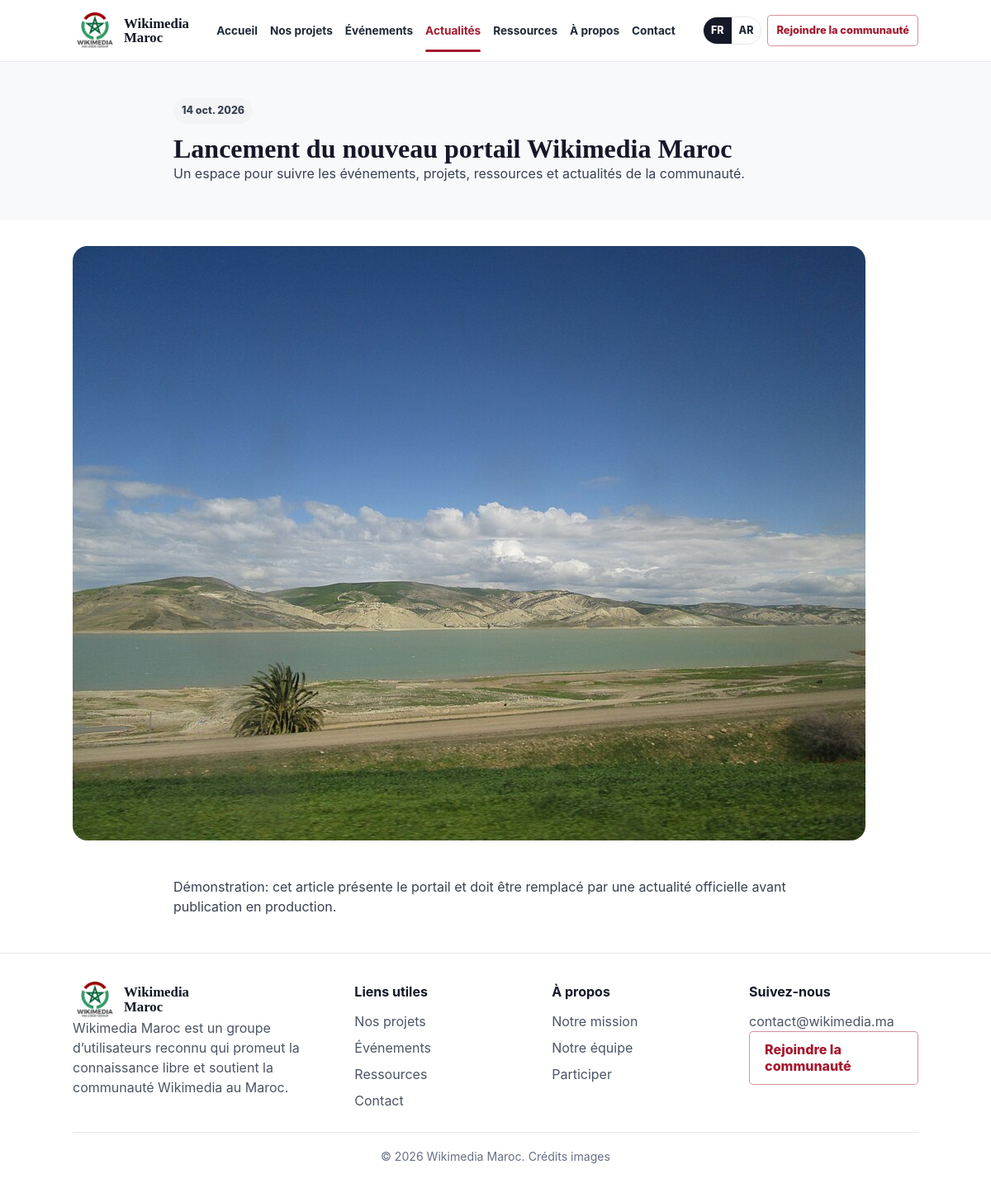
The app's page /actualites/lancement-portail-wikimedia-maroc with its own data.
### tables this page shows
CREATE TABLE IF NOT EXISTS news (
    id BIGINT UNSIGNED AUTO_INCREMENT PRIMARY KEY,
    category_id BIGINT UNSIGNED NULL,
    title_fr VARCHAR(180) NOT NULL,
    title_ar VARCHAR(180) NULL,
    slug VARCHAR(190) NOT NULL UNIQUE,
    featured_image VARCHAR(500) NULL,
    excerpt_fr TEXT NULL,
    excerpt_ar TEXT NULL,
    content_fr MEDIUMTEXT NULL,
    content_ar MEDIUMTEXT NULL,
    author VARCHAR(160) NOT NULL DEFAULT 'Wikimedia Maroc',
    status ENUM('draft', 'published') NOT NULL DEFAULT 'draft',
    published_at DATETIME NOT NULL,
    created_at DATETIME NOT NULL,
    updated_at DATETIME NOT NULL,
    CONSTRAINT fk_news_category FOREIGN KEY (category_id) REFERENCES news_categories(id) ON DELETE SET NULL,
    INDEX idx_news_public (status, published_at),
    FULLTEXT INDEX ft_news_search (title_fr, title_ar, excerpt_fr, content_fr)
);

### app/Core/View.php (called while the page is built, shortened)
<?php
final class View
{
    public static function render(string $view, array $data = [], string $layout = 'public'): void
    {
        extract($data, EXTR_SKIP);
        $viewPath = APP_PATH . '/Views/' . $view . '.php';
        require $viewPath;
    }
}

### app/Core/Controller.php (called while the page is built, shortened)
<?php
abstract class Controller
{
    protected function view(string $view, array $data = [], string $layout = 'public'): void
    {
        View::render($view, $data, $layout);
    }
}

### app/Controllers/PublicController.php (called while the page is built, shortened)
<?php
final class PublicController extends Controller
{
    public function articleShow(string $slug): void
    {
        $article = Content::findPublishedBySlug('news', $slug);
        $this->view('public/article-show', [
            'title' => localized($article, 'title'),
            'article' => $article,
        ]);
    }
}

### public/index.php (called while the page is built, shortened)
<?php
try {
    require dirname(__DIR__) . '/app/bootstrap.php';
    $router = require BASE_PATH . '/routes/web.php';
    $router->dispatch($_SERVER['REQUEST_METHOD'], $_SERVER['REQUEST_URI']);
} catch (Throwable $exception) {
    ob_end_clean();
    error_log((string) $exception, 4);
    http_response_code(503);
    header('Content-Type: text/html; charset=UTF-8');
    echo '<!doctype html><html lang="fr"><meta charset="utf-8"><title>Service indisponible</title><h1>Service temporairement indisponible</h1><p>Veuillez réessayer plus tard.</p></html>';
}

### app/bootstrap.php (called while the page is built, shortened)
<?php
spl_autoload_register(static function (string $class): void {
    $prefix = 'App\\';
    $relative = str_replace('\\', '/', substr($class, strlen($prefix)));
    $path = APP_PATH . '/' . $relative . '.php';
});
require APP_PATH . '/Helpers/functions.php';

### app/Models/Content.php (called while the page is built, shortened)
<?php
final class Content
{
    public static function config(string $type): array
    {
        return self::TYPES[$type];
    }
    public static function findPublishedBySlug(string $type, string $slug): ?array
    {
        $config = self::config($type);
        $table = $config['table'];
        $statusSql = $type === 'team' ? 'is_visible = 1' : 'status = "published"';
        if ($type === 'news') $statusSql .= ' AND published_at <= NOW()';
        $stmt = Database::pdo()->prepare("SELECT * FROM {$table} WHERE slug = :slug AND {$statusSql} LIMIT 1");
        $stmt->execute(['slug' => $slug]);
        $row = $stmt->fetch();
        return $row ?: null;
    }
}

### app/Core/Env.php (called while the page is built, shortened)
<?php
final class Env
{
    private static array $values = [];
    public static function get(string $key, ?string $default = null): ?string
    {
        if (array_key_exists($key, $_ENV)) {
            return (string) $_ENV[$key];
        }
        return self::$values[$key] ?? $default;
    }
}

### app/Core/Database.php (called while the page is built, shortened)
<?php
final class Database
{
    private static ?PDO $pdo = null;
    public static function pdo(): PDO
    {
        if (self::$pdo instanceof PDO) {
            return self::$pdo;
        }
        $host = Env::get('DB_HOST', '127.0.0.1');
        $port = Env::get('DB_PORT', '3306');
        $database = Env::get('DB_DATABASE', 'wikimedia_maroc');
        $charset = Env::get('DB_CHARSET', 'utf8mb4');
        $username = Env::get('DB_USERNAME', 'root');
        $password = Env::get('DB_PASSWORD', '');
        $dsn = "mysql:host={$host};port={$port};dbname={$database};charset={$charset}";
        try {
            self::$pdo = new PDO($dsn, $username, $password, [
                PDO::ATTR_ERRMODE => PDO::ERRMODE_EXCEPTION,
                PDO::ATTR_DEFAULT_FETCH_MODE => PDO::FETCH_ASSOC,
                PDO::ATTR_EMULATE_PREPARES => false,
            ]);
            self::$pdo->exec("SET time_zone = '" . date('P') . "'");
        } catch (PDOException $exception) {
            throw new RuntimeException('Database connection failed. Check your .env configuration.', 0, $exception);
        }
        return self::$pdo;
    }
}

### app/Views/public/article-show.php (the view)
<section class="section section-alt">
    <div class="container prose">
        <span class="badge"><?= e(format_date($article['published_at'])) ?></span>
        <h1 class="section-title" style="text-align:start;margin-top:14px"><?= e(localized($article, 'title')) ?></h1>
        <p><?= e(localized($article, 'excerpt')) ?></p>
    </div>
</section>
<?php if ($article['featured_image']): ?>
    <div class="container"><img style="border-radius:18px;margin-top:32px" src="<?= e(asset($article['featured_image'])) ?>" alt="<?= e(localized($article, 'title')) ?>"></div>
<?php endif; ?>
<section class="section">
    <div class="container prose"><?= nl2br(e(localized($article, 'content'))) ?></div>
</section>

### app/Core/Router.php (shortened to what this page needs)
<?php
final class Router
{
    private array $routes = [];
    private function add(string $method, string $path, array $action): void
    {
        $pattern = preg_quote($path, '#');
        $pattern = preg_replace('#\\\\\{([a-zA-Z_][a-zA-Z0-9_]*)\\\\\}#', '(?P<$1>[^/]+)', $pattern);
        $this->routes[] = [
            'method' => $method,
            'pattern' => '#^' . rtrim((string) $pattern, '/') . '/?$#',
            'action' => $action,
        ];
    }
    public function dispatch(string $method, string $uri): void
    {
        $path = parse_url($uri, PHP_URL_PATH) ?: '/';
        $path = $path === '/' ? '/' : rtrim($path, '/');
        foreach ($this->routes as $route) {
            if (!preg_match($route['pattern'], $path, $matches)) {
                continue;
            }
            $params = array_filter(
                $matches,
                static fn ($key): bool => is_string($key),
                ARRAY_FILTER_USE_KEY
            );
            [$class, $methodName] = $route['action'];
            $controller = new $class();
            $controller->{$methodName}(...array_values($params));
            return;
        }
    }
}

### public/assets/css/app.css (style rules this page uses)
*,:after,:before { --tw-border-spacing-x:0;--tw-border-spacing-y:0;--tw-translate-x:0;--tw-translate-y:0;--tw-rotate:0;--tw-skew-x:0;--tw-skew-y:0;--tw-scale-x:1;--tw-scale-y:1;--tw-pan-x: ;--tw-pan-y: ;--tw-pinch-zoom: ;--tw-scroll-snap-strictness:proximity;--tw-gradient-from-position: ;--tw-gradient-via-position: ;--tw-gradient-to-position: ;--tw-ordinal: ;--tw-slashed-zero: ;--tw-numeric-figure: ;--tw-numeric-spacing: ;--tw-numeric-fraction: ;--tw-ring-inset: ;--tw-ring-offset-width:0px;--tw-ring-offset-color:#fff;--tw-ring-color:rgba(59,130,246,.5);--tw-ring-offset-shadow:0 0 #0000;--tw-ring-shadow:0 0 #0000;--tw-shadow:0 0 #0000;--tw-shadow-colored:0 0 #0000;--tw-blur: ;--tw-brightness: ;--tw-contrast: ;--tw-grayscale: ;--tw-hue-rotate: ;--tw-invert: ;--tw-saturate: ;--tw-sepia: ;--tw-drop-shadow: ;--tw-backdrop-blur: ;--tw-backdrop-brightness: ;--tw-backdrop-contrast: ;--tw-backdrop-grayscale: ;--tw-backdrop-hue-rotate: ;--tw-backdrop-invert: ;--tw-backdrop-opacity: ;--tw-backdrop-saturate: ;--tw-backdrop-sepia: ;--tw-contain-size: ;--tw-contain-layout: ;--tw-contain-paint: ;--tw-contain-style: }
*,:after,:before { box-sizing:border-box;border:0 solid #e5e7eb }
:after,:before { --tw-content:"" }
:host,html { line-height:1.5;-webkit-text-size-adjust:100%;-moz-tab-size:4;-o-tab-size:4;tab-size:4;font-family:Inter,Cairo,Noto Sans Arabic,system-ui,sans-serif;font-feature-settings:normal;font-variation-settings:normal;-webkit-tap-highlight-color:transparent }
body { line-height:inherit }
h1,h2,h3,h4,h5,h6 { font-size:inherit;font-weight:inherit }
blockquote,dd,dl,figure,h1,h2,h3,h4,h5,h6,hr,p,pre { margin:0 }
audio,canvas,embed,iframe,img,object,svg,video { display:block;vertical-align:middle }
img,video { max-width:100%;height:auto }
.container { width:100% }
@media (min-width:640px) { .container { max-width:640px } }
@media (min-width:768px) { .container { max-width:768px } }
@media (min-width:1024px) { .container { max-width:1024px } }
:root { --wm-red:#a6192e;--wm-green:#14866d;--wm-navy:#141827;--wm-paper:#f8f9fb;--wm-line:#e5e7eb;--wm-ink:#1f2937;--radius:8px;color-scheme:light }
* { box-sizing:border-box }
html { scroll-behavior:smooth }
body { margin:0;background:#fff;color:var(--wm-ink);font-family:Inter,Cairo,Noto Sans Arabic,system-ui,sans-serif;line-height:1.5 }
img { max-width:100%;display:block }
.container { width:min(1160px,calc(100% - 32px));margin-inline:auto }
.section { padding-block:44px }
.section-alt { background:var(--wm-paper) }
.section-title { font-size:2rem;line-height:1.06;color:var(--wm-navy);margin:0;text-align:center }
.badge,.meta-row { align-items:center }
.badge { display:inline-flex;gap:6px;border-radius:999px;padding:6px 10px;background:#f3f4f6;color:#374151;font-size:.78rem;font-weight:800 }
.prose { max-width:780px;color:#374151 }
h1,h2,h3,h4 { font-weight:700 }
.brand-text,.content-card h3,.event-card h3,.hero h1,.mission-card h3,.section-title { font-family:Georgia,Times New Roman,serif }
.btn,.media-card strong,h1,h2,h3,h4,p { overflow-wrap:anywhere }

### records on screen
news: published_at "14 oct. 2026", title_fr "Lancement du nouveau portail Wikimedia Maroc", excerpt_fr "Un espace pour suivre les événements, projets, ressources et actualités de la communauté.", featured_image (picture), content_fr "Démonstration: cet article présente le portail et doit être remplacé par une actualité officielle avant publication en production."

### other values on screen
ui($label) "Accueil"
ui($label) "Nos projets"
ui($label) "Événements"
ui($label) "Actualités"
ui($label) "Ressources"
ui($label) "À propos"
ui($label) "Contact"
setting('contact_email', 'contact@wikimedia.ma') "contact@wikimedia.ma"
